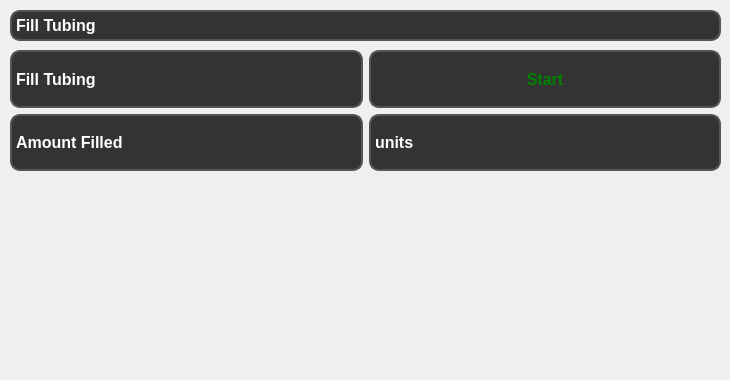
        <widget class="QWidget" name="fillTubingPage">
         <widget class="QWidget" name="horizontalLayoutWidget_8">
          <property name="geometry">
           <rect>
            <x>10</x>
            <y>10</y>
            <width>711</width>
            <height>31</height>
           </rect>
          </property>
          <layout class="QHBoxLayout" name="horizontalLayout_14">
           <item>
            <widget class="QLabel" name="fillTubingHeaderLabel">
             <property name="sizePolicy">
              <sizepolicy hsizetype="Preferred" vsizetype="Minimum">
               <horstretch>0</horstretch>
               <verstretch>0</verstretch>
              </sizepolicy>
             </property>
             <property name="maximumSize">
              <size>
               <width>16777215</width>
               <height>33</height>
              </size>
             </property>
             <property name="styleSheet">
              <string notr="true">QLabel {
    font: bold 12pt;
    background-color: #333;
    color: white;
    border-radius: 10px;
    border: 2px solid #555;
        qproperty-alignment: 'AlignCenter';
}</string>
             </property>
             <property name="text">
              <string>Fill Tubing</string>
             </property>
            </widget>
           </item>
          </layout>
         </widget>
         <widget class="QWidget" name="gridLayoutWidget_4">
          <property name="geometry">
           <rect>
            <x>10</x>
            <y>50</y>
            <width>711</width>
            <height>321</height>
           </rect>
          </property>
          <layout class="QGridLayout" name="gridLayout_4">
           <item row="2" column="0" colspan="2">
            <spacer name="verticalSpacer">
             <property name="orientation">
              <enum>Qt::Vertical</enum>
             </property>
             <property name="sizeType">
              <enum>QSizePolicy::Fixed</enum>
             </property>
             <property name="sizeHint" stdset="0">
              <size>
               <width>20</width>
               <height>200</height>
              </size>
             </property>
            </spacer>
           </item>
           <item row="0" column="1">
            <widget class="QPushButton" name="startFillInsulinButton">
             <property name="sizePolicy">
              <sizepolicy hsizetype="Minimum" vsizetype="Minimum">
               <horstretch>0</horstretch>
               <verstretch>0</verstretch>
              </sizepolicy>
             </property>
             <property name="minimumSize">
              <size>
               <width>101</width>
               <height>0</height>
              </size>
             </property>
             <property name="styleSheet">
              <string notr="true">QPushButton {
    font: bold 12pt;
    background-color: #333;
    color: green;
    border-radius: 10px;
    border: 2px solid #555;
}</string>
             </property>
             <property name="text">
              <string>Start</string>
             </property>
            </widget>
           </item>
           <item row="0" column="0">
            <widget class="QLabel" name="fillTubingLabel">
             <property name="sizePolicy">
              <sizepolicy hsizetype="Minimum" vsizetype="Minimum">
               <horstretch>0</horstretch>
               <verstretch>0</verstretch>
              </sizepolicy>
             </property>
             <property name="minimumSize">
              <size>
               <width>114</width>
               <height>0</height>
              </size>
             </property>
             <property name="styleSheet">
              <string notr="true">QLabel {
    font: bold 12pt;
    background-color: #333;
    color: white;
    border-radius: 10px;
    border: 2px solid #555;
    qproperty-alignment: 'AlignCenter';
}</string>
             </property>
             <property name="text">
              <string>Fill Tubing</string>
             </property>
            </widget>
           </item>
           <item row="1" column="0">
            <widget class="QLabel" name="amountFilledLabel">
             <property name="sizePolicy">
              <sizepolicy hsizetype="Minimum" vsizetype="Minimum">
               <horstretch>0</horstretch>
               <verstretch>0</verstretch>
              </sizepolicy>
             </property>
             <property name="minimumSize">
              <size>
               <width>114</width>
               <height>0</height>
              </size>
             </property>
             <property name="styleSheet">
              <string notr="true">QLabel {
    font: bold 12pt;
    background-color: #333;
    color: white;
    border-radius: 10px;
    border: 2px solid #555;
        qproperty-alignment: 'AlignCenter';
}</string>
             </property>
             <property name="text">
              <string>Amount Filled</string>
             </property>
            </widget>
           </item>
           <item row="1" column="1">
            <widget class="QLabel" name="insulinAmountLabel">
             <property name="sizePolicy">
              <sizepolicy hsizetype="Minimum" vsizetype="Minimum">
               <horstretch>0</horstretch>
               <verstretch>0</verstretch>
              </sizepolicy>
             </property>
             <property name="minimumSize">
              <size>
               <width>114</width>
               <height>0</height>
              </size>
             </property>
             <property name="styleSheet">
              <string notr="true">QLabel {
    font: bold 12pt;
    background-color: #333;
    color: white;
    border-radius: 10px;
    border: 2px solid #555;
        qproperty-alignment: 'AlignCenter';
}</string>
             </property>
             <property name="text">
              <string>units</string>
             </property>
            </widget>
           </item>
          </layout>
         </widget>
        </widget>
